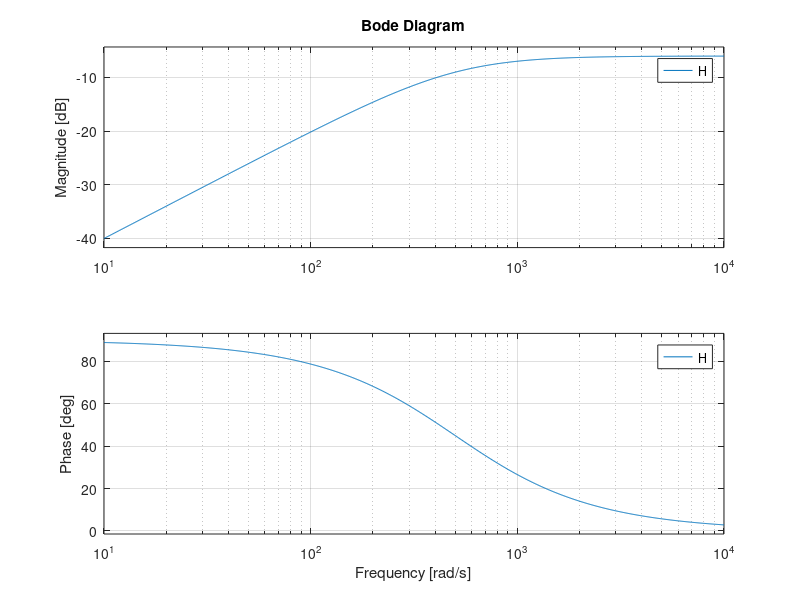

Write the MATLAB code that produced this figure.
%need to make me a calculator that that does the bode plot!
%say you got the equation....
%       S^2 + 0.1s + 7.5
%H(S) = -----------------
%       s^4+0.12s^3+9s^2
%
%thus you can make the input as such....
H = tf([1/2 0], [1 500]);
bode (H)
%H = tf([-1], [1 1]);
%bode(H);
